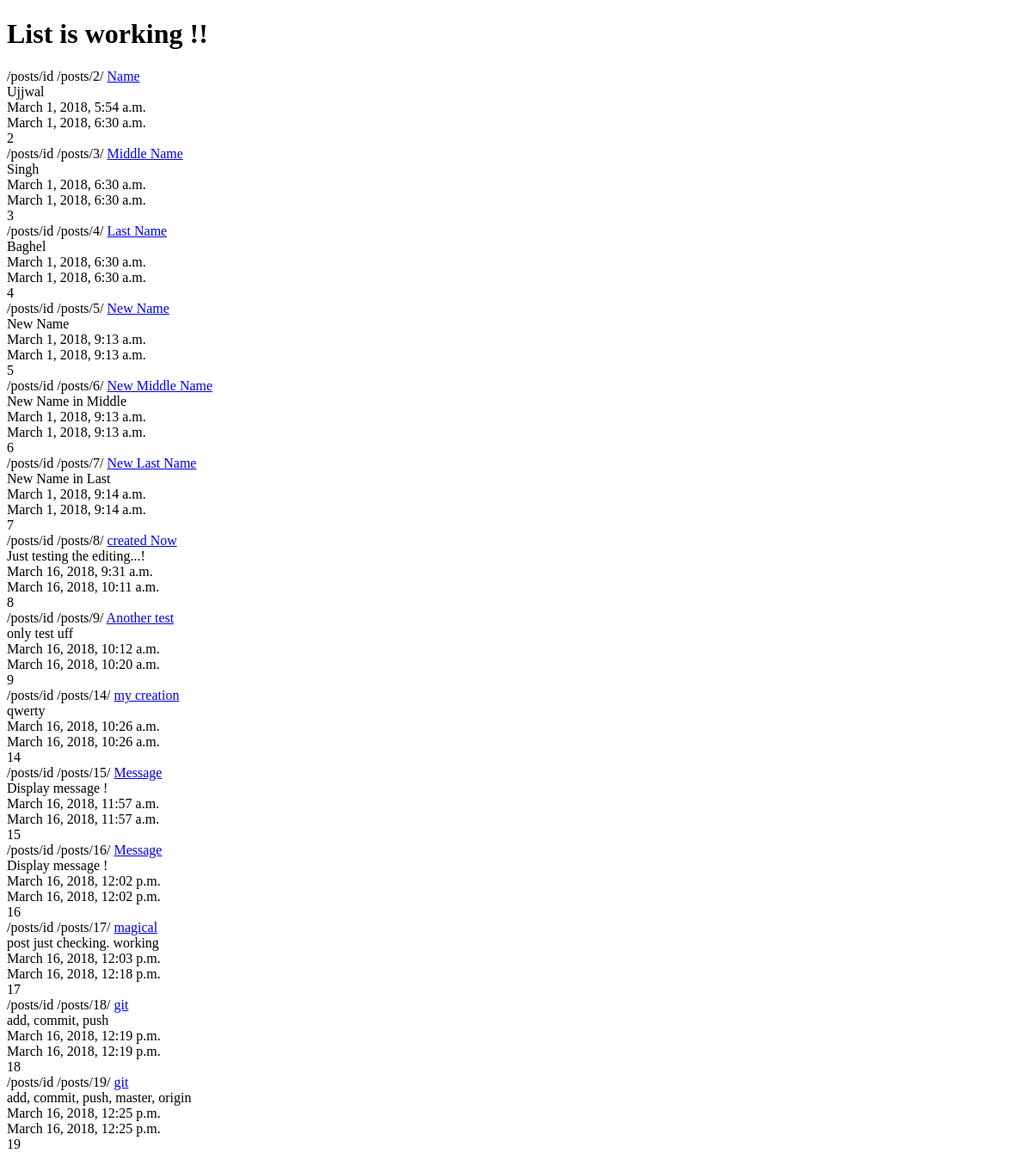
/posts/, run on an earlier commit of the app's database.
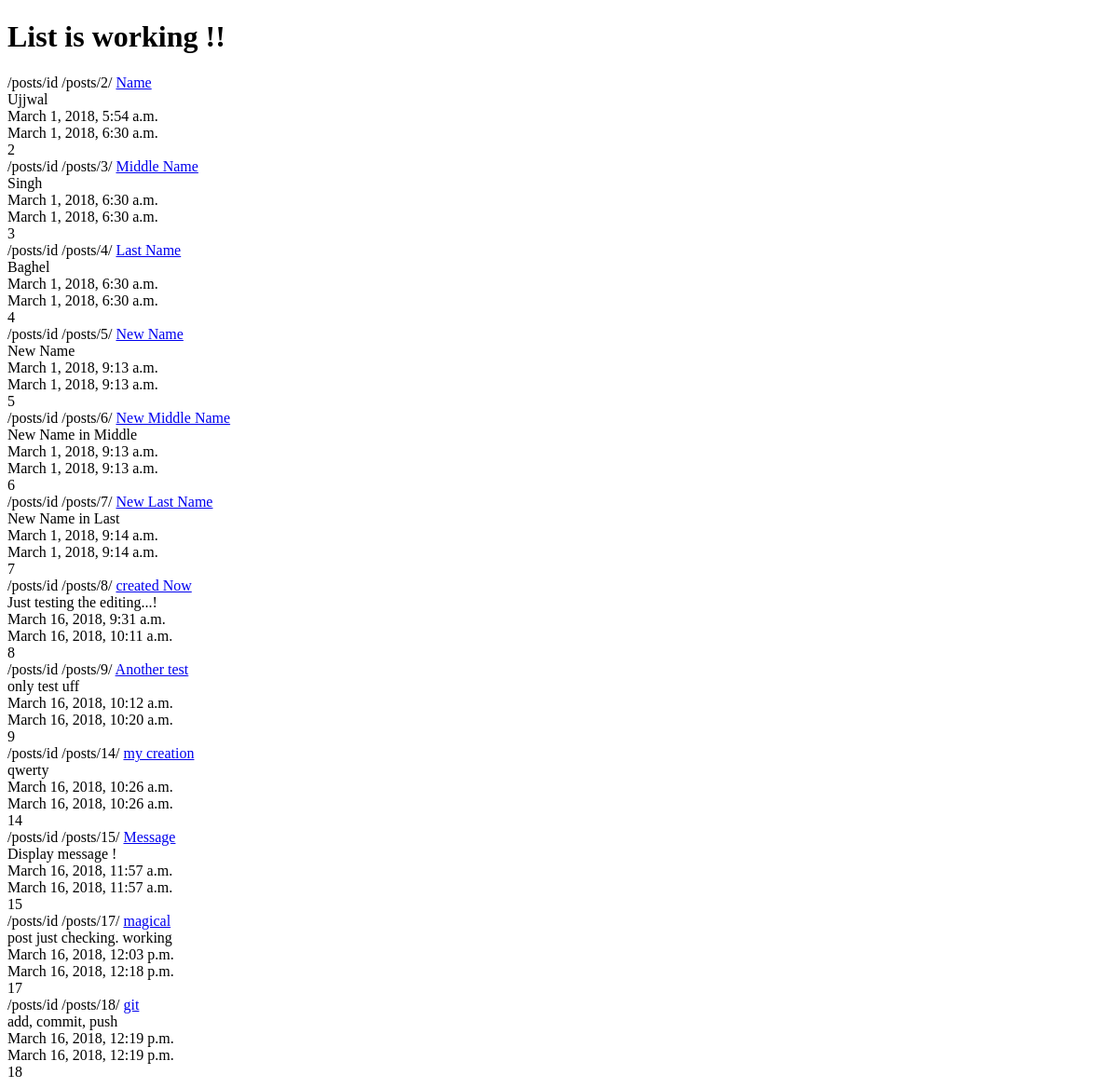
And on a later commit of the database.
### posts/models.py (models this page shows, shortened)
class Post(models.Model):
	title = models.CharField(max_length=120)
	content = models.TextField()
	updated = models.DateTimeField(auto_now=True, auto_now_add=False)
	timestamp = models.DateTimeField(auto_now=False,auto_now_add=True)
	def get_absolute_url(self):
		return reverse("posts:detail", kwargs={"id":self.id})

### posts/views.py (the view)
def post_list(request):
	queryset = Post.objects.all()
	context = {
		"object_list":queryset,
		"title":"List"
	}
	return render(request, "post_list.html", context)

### templates/post_list.html
{% extends "base.html" %}
{% block content %}
	<h1>{{title}} is working !!</h1>
	{% for obj in object_list %}
		/posts/id
		{% url "posts:detail" id=obj.id %}
		<a href='{{ obj.get_absolute_url }}'>{{ obj.title }} </a></br>
		{{ obj.content }} </br>
		{{ obj.timestamp }} </br>
		{{ obj.updated }} </br>
		{{ obj.id }} </br>
	{% endfor %}
{% endblock content %}

What changed in the data, as far as the page shows it:
removed Post: id "/posts/16/", title "Message", content "Display message !", timestamp "March 16, 2018, 12:02 p.m.", updated "March 16, 2018, 12:02 p.m.", id "16"
removed Post: id "/posts/19/", title "git", content "add, commit, push, master, origin", timestamp "March 16, 2018, 12:25 p.m.", updated "March 16, 2018, 12:25 p.m.", id "19"
